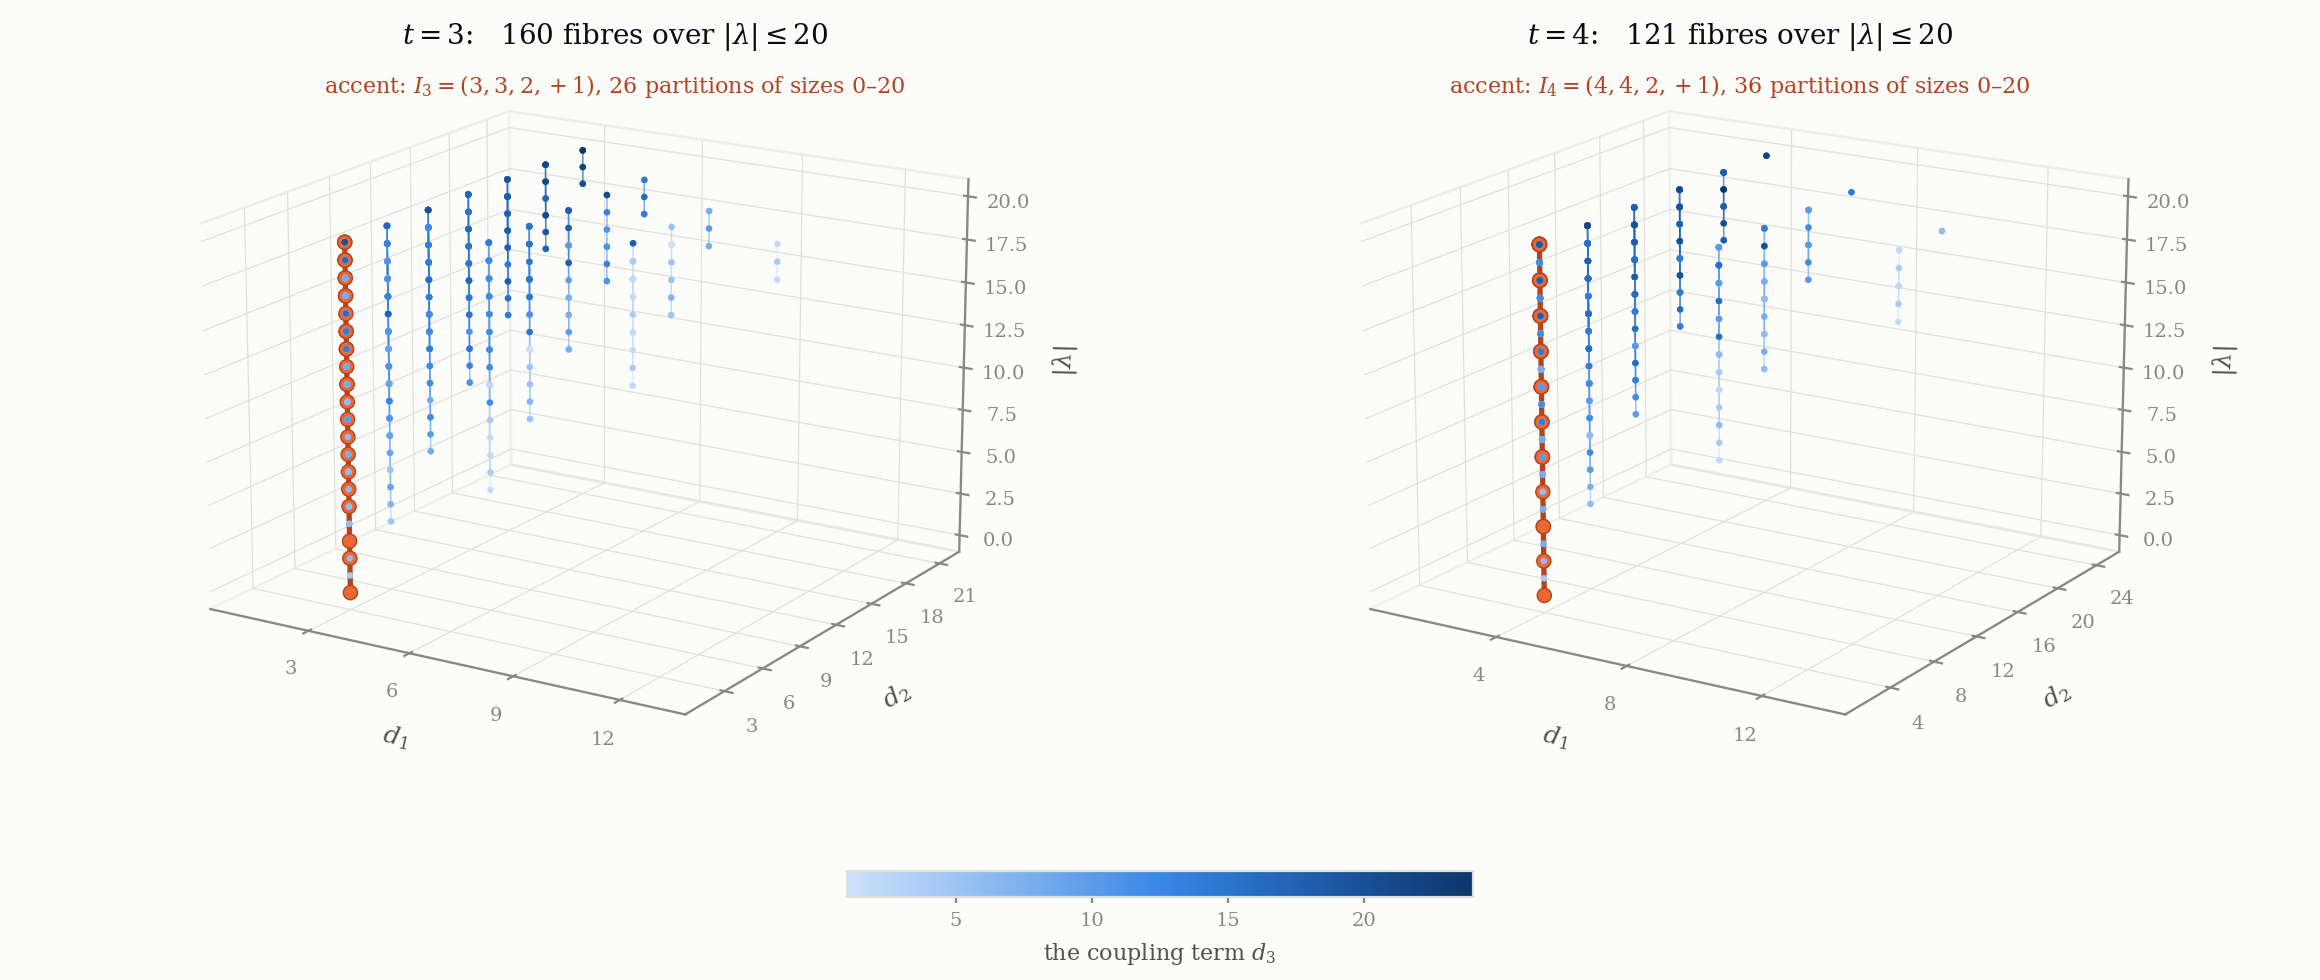

The Python source for this figure:
"""
Figure: the fibres of the evaluation invariant  I_t(lambda) = (d1,d2,d3,eps).

Authors: Carles Marin, Claude (AI assistant).

The companion of fig_image.py, and its complement.  That figure plots what the invariant RECORDS:
the set of triples actually taken.  This one plots what the invariant FORGETS: over each cell of the
(d1,d2) floor stands the column of all partition SIZES that land there, so a column is a set of
partitions of different sizes carrying one and the same value of Phi_t.

Reading the picture:

  (1) a vertical column is one fibre -- every marker in it has the same value, so the height of the
      column is the range of sizes the alphabet cannot distinguish;
  (2) the columns do not thin out as |lambda| grows, which is the compression getting stronger, not
      weaker, with size: the number of values is bounded by the lattice, the number of partitions is
      not;
  (3) the accent column is the fibre of the empty partition.  At t=3 it is I=(3,3,2,+1), and it
      contains lambda = () together with shapes of every size up to the range: Phi_3 cannot tell the
      empty partition from a partition of 20 boxes.

Several d3 can share one (d1,d2) cell, so colour carries d3 and a cell may hold more than one fibre;
the caption says so, and the accent column is a single fibre, sign included.

Palette: the sequential blue ramp of fig_image.py, here indexed by d3, with the same single warm
accent -- reused for the one distinguished fibre rather than for the vanishing plane.
"""
import os
from collections import defaultdict

import matplotlib
matplotlib.use("Agg")
import matplotlib.pyplot as plt
from matplotlib.colors import LinearSegmentedColormap, Normalize

from law_control import partitions
from theorem_full import setup, lambda11, phi_bialternant

SURFACE = "#fcfcfb"
INK = "#0b0b0b"
SECOND = "#52514e"
MUTED = "#898781"
GRID = "#e1e0d9"
ACCENT = "#eb6834"
ACCENT_DK = "#b2451f"
RAMP = ["#cde2fb", "#9ec5f4", "#6da7ec", "#3987e5", "#256abf", "#184f95", "#0d366b"]
CMAP = LinearSegmentedColormap.from_list("seqblue", RAMP)

plt.rcParams.update({
    "font.family": "serif",
    "font.serif": ["DejaVu Serif"],
    "mathtext.fontset": "dejavuserif",
    "font.size": 9,
    "figure.facecolor": SURFACE,
    "axes.facecolor": SURFACE,
    "savefig.facecolor": SURFACE,
})

MAXSIZE = 20
PANELS = [(3, MAXSIZE), (4, MAXSIZE)]
THETA = 0.3714159          # a generic point: no sinh in the formula vanishes there


def fibres(t, maxsize):
    """invariant (d1<=d2, d3, eps) -> sorted list of sizes |lambda| landing on it.

    Also returns, per invariant, the set of values Phi_t actually takes on that fibre, evaluated
    from the bialternant at a generic theta.  The picture asserts that a column is ONE value; that
    assertion is a computation, so it is made here rather than in the caption.
    """
    N = t + 2
    out = defaultdict(list)
    vals = defaultdict(list)
    for n in range(0, maxsize + 1):
        for lam in partitions(n, N):
            st = setup(lam, t)
            if st is None:
                continue
            beta, Ac, Bc = st
            a1, a2 = beta[Ac[0]], beta[Ac[1]]
            b1, b2 = beta[Bc[0]], beta[Bc[1]]
            d3 = abs(a1 + a2 - b1 - b2)
            if d3 == 0:                       # the concentric locus: the value is zero, no fibre
                continue
            l11 = lambda11(beta, Ac, Bc, N)
            eps = (-1) ** (t + (t + 2) * (t + 3) // 2) * l11 * (1 if a1 + a2 - b1 - b2 > 0 else -1)
            d1, d2 = sorted((a1 - a2, b1 - b2))
            out[(d1, d2, d3, eps)].append(n)
            vals[(d1, d2, d3, eps)].append(phi_bialternant(lam, t, THETA))
    return {k: sorted(v) for k, v in out.items()}, dict(vals)


def empty_fibre(t):
    """the invariant of lambda = (), the fibre singled out in the accent colour."""
    N = t + 2
    beta, Ac, Bc = setup((), t)
    a1, a2 = beta[Ac[0]], beta[Ac[1]]
    b1, b2 = beta[Bc[0]], beta[Bc[1]]
    l11 = lambda11(beta, Ac, Bc, N)
    eps = (-1) ** (t + (t + 2) * (t + 3) // 2) * l11 * (1 if a1 + a2 - b1 - b2 > 0 else -1)
    d1, d2 = sorted((a1 - a2, b1 - b2))
    return (d1, d2, abs(a1 + a2 - b1 - b2), eps)


fig = plt.figure(figsize=(11.6, 4.9))
REPORT = []

for k, (t, M) in enumerate(PANELS):
    F, VALS = fibres(t, M)
    star = empty_fibre(t)
    ax = fig.add_subplot(1, 2, k + 1, projection="3d")
    ax.set_facecolor(SURFACE)

    d3max = max(key[2] for key in F)
    norm = Normalize(vmin=1, vmax=d3max)

    # every fibre is a vertical stem over its (d1,d2) cell; the stem carries one marker per size
    for key, sizes in sorted(F.items()):
        d1, d2, d3, eps = key
        is_star = (key == star)
        col = ACCENT if is_star else CMAP(norm(d3))
        z0, z1 = sizes[0], sizes[-1]
        ax.plot([d1, d1], [d2, d2], [z0, z1],
                color=ACCENT_DK if is_star else col,
                lw=1.9 if is_star else 0.55,
                alpha=1.0 if is_star else 0.42, zorder=6 if is_star else 2)
        ax.scatter([d1] * len(sizes), [d2] * len(sizes), sizes,
                   s=26 if is_star else 5.5, c=[col] * len(sizes),
                   edgecolors=ACCENT_DK if is_star else "none",
                   linewidths=0.5 if is_star else 0,
                   depthshade=False, zorder=7 if is_star else 3)

    # d1 and d2 are multiples of t (Proposition on the quotient), so the floor ticks are put on the
    # lattice rather than left to the auto-locator: the spacing is a fact about the data
    x1 = max(key[0] for key in F)
    y1 = max(key[1] for key in F)
    ax.set_xticks(list(range(t, x1 + 1, t)))
    ax.set_yticks(list(range(t, y1 + 1, t)))
    ax.set_xlim(0, x1 + t * 0.6)
    ax.set_ylim(0, y1 + t * 0.6)
    ax.set_zlim(-1, M + 1)
    ax.set_xlabel(r"$d_1$", labelpad=1, color=SECOND)
    ax.set_ylabel(r"$d_2$", labelpad=1, color=SECOND)
    ax.set_zlabel(r"$|\lambda|$", labelpad=1, color=SECOND)
    ax.tick_params(labelsize=7, colors=MUTED, pad=0.6)
    ax.view_init(elev=17, azim=-58)
    ax.set_box_aspect((1, 1, 0.72))
    for axis in (ax.xaxis, ax.yaxis, ax.zaxis):
        axis.pane.set_facecolor(SURFACE)
        axis.pane.set_edgecolor(GRID)
        axis._axinfo["grid"]["color"] = GRID
        axis._axinfo["grid"]["linewidth"] = 0.45
        axis.line.set_color(MUTED)

    sizes_star = F[star]
    fig.text(0.265 + 0.485 * k, 0.955,
             rf"$t={t}$:   {len(F)} fibres over $|\lambda|\leq {M}$",
             ha="center", fontsize=10, color=INK)
    fig.text(0.265 + 0.485 * k, 0.905,
             rf"accent: $I_{{{t}}}=({star[0]},{star[1]},{star[2]},{'+' if star[3] > 0 else '-'}1)$,"
             rf" {len(sizes_star)} partitions of sizes {sizes_star[0]}–{sizes_star[-1]}",
             ha="center", fontsize=8, color=ACCENT_DK)

    REPORT.append((t, M, F, star, VALS))

sm = plt.cm.ScalarMappable(cmap=CMAP, norm=Normalize(vmin=1, vmax=max(
    key[2] for _, _, F, _, _ in REPORT for key in F)))
sm.set_array([])
cax = fig.add_axes([0.365, 0.085, 0.27, 0.026])
cb = fig.colorbar(sm, cax=cax, orientation="horizontal")
cb.set_label(r"the coupling term $d_3$", fontsize=8, color=SECOND, labelpad=4)
cb.ax.tick_params(labelsize=7, colors=MUTED, length=2)
cb.outline.set_edgecolor(GRID)

fig.subplots_adjust(left=0.0, right=1.0, top=1.02, bottom=0.155, wspace=0.0)
out = os.path.join(os.path.dirname(__file__), "fig_fibres")
fig.savefig(out + ".pdf")
fig.savefig(out + ".png", dpi=200)

# every number the caption quotes, printed so it can be archived and checked
TOL = 1e-7
for t, M, F, star, VALS in REPORT:
    sizes = [len(v) for v in F.values()]
    spans = [v[-1] - v[0] for v in F.values()]
    s = F[star]
    print("t=%d |lam|<=%d: fibres %d ; singletons %d ; largest fibre %d ; mean fibre %.2f"
          % (t, M, len(F), sum(1 for x in sizes if x == 1), max(sizes), sum(sizes) / len(sizes)))
    # `sizes %d..%d` is a RANGE, not a claim that every size in it occurs, and the two are not the
    # same statement: at t=3 the sizes 1 and 4 are absent from this fibre.  Print the gap, so that a
    # sentence about it can be checked against the run rather than read off the endpoints.
    absent = [n for n in range(s[0], s[-1] + 1) if n not in set(s)]
    print("t=%d the empty fibre I=(%d,%d,%d,%+d): %d partitions, sizes %d..%d, "
          "%d distinct sizes, absent: %s"
          % (t, star[0], star[1], star[2], star[3], len(s), s[0], s[-1],
             len(set(s)), absent if absent else "none"))
    print("t=%d largest size-span in one fibre: %d ; mean span %.2f"
          % (t, max(spans), sum(spans) / len(spans)))

    # CONTROL 1.  A column is one value.  Within every fibre the bialternant must be constant.
    worst = max(max(abs(v - vs[0]) for v in vs) for vs in VALS.values())
    nlam = sum(len(v) for v in VALS.values())
    print("t=%d control, the value is constant on each fibre: %d partitions, worst spread %.2e -> %s"
          % (t, nlam, worst, "0 fail" if worst < TOL else "*** FAIL ***"))

    # CONTROL 2.  A control that can fail: are distinct invariants distinct values?  They are not,
    # and the reason is legible -- the closed form is symmetric in d1, d2, d3, so the value sees
    # only the MULTISET and the sign.  Counting the three classes separates the three notions.
    def cl(x):
        return round(x.real, 7), round(x.imag, 7)
    distinct_vals = {cl(vs[0]) for vs in VALS.values()}
    multisets = {(tuple(sorted(k[:3])), k[3]) for k in VALS}
    print("t=%d fibres %d ; distinct multisets+sign %d ; distinct values %d"
          % (t, len(F), len(multisets), len(distinct_vals)))
    print("t=%d the invariant is complete but not minimal: %s"
          % (t, "values = multisets" if len(distinct_vals) == len(multisets)
             else "values %d != multisets %d" % (len(distinct_vals), len(multisets))))
print("wrote", out + ".pdf/.png")
